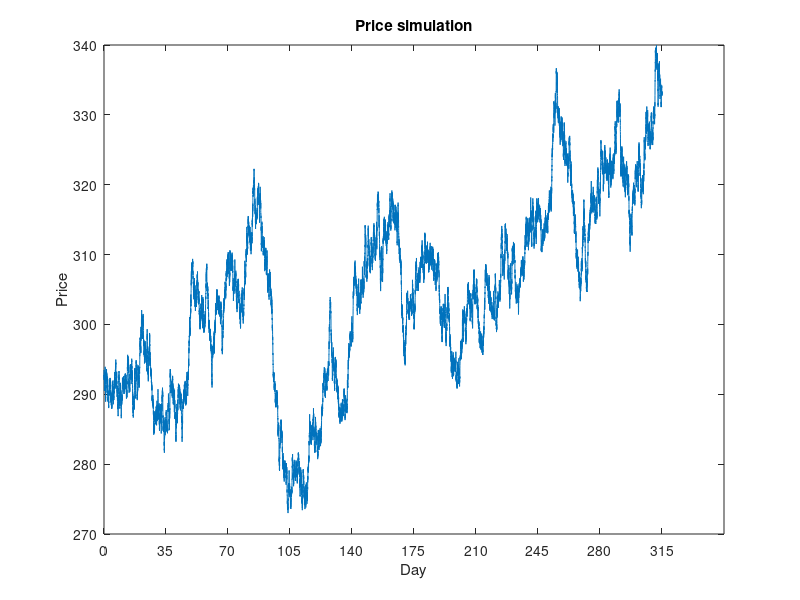

The MATLAB source for this figure:
clear
% Assign value to parameters
n = 80;
T = 1.25*252;
mu = 0.0003782;
sigma = 0.011;
delta = 1 / n;
steps = T*n;
%log-price matrix. The second column shows the date and only used for graphing.
X = zeros(steps,2);
%Random standard normal
Z = zeros(steps,1);
Z(1) = normrnd(0,1);

X(1,1) = log(292.58);
X(1,2) = 0;

%Generate price sequense
for i = 2:steps
    Z(i) = normrnd(0,1);
    X(i,1) = X(i-1,1) + mu*delta +  sqrt(sigma)*delta * Z(i);
    X(i,2) = i/80;
end
price = X;
price(:,1) = exp(X(:,1)); 
%Plot
plot(price(:,2),price(:,1))
title("Price simulation") 
ylabel("Price")
xlabel("Day")
set(gca,'XTick',[0:35:315]);

